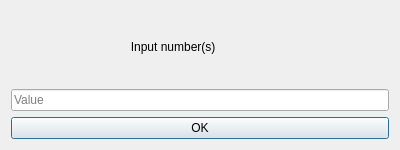
<?xml version="1.0" encoding="UTF-8"?>
<ui version="4.0">
 <class>input</class>
 <widget class="QDialog" name="input">
  <property name="geometry">
   <rect>
    <x>0</x>
    <y>0</y>
    <width>400</width>
    <height>150</height>
   </rect>
  </property>
  <property name="windowTitle">
   <string>Read Value</string>
  </property>
  <layout class="QVBoxLayout" name="verticalLayout">
   <item>
    <widget class="QLabel" name="label">
     <property name="text">
      <string>                                    Input number(s)</string>
     </property>
    </widget>
   </item>
   <item>
    <widget class="QLineEdit" name="lineEdit">
     <property name="placeholderText">
      <string>Value</string>
     </property>
    </widget>
   </item>
   <item>
    <widget class="QPushButton" name="pushButton">
     <property name="text">
      <string>OK</string>
     </property>
    </widget>
   </item>
  </layout>
 </widget>
 <resources/>
 <connections/>
</ui>
